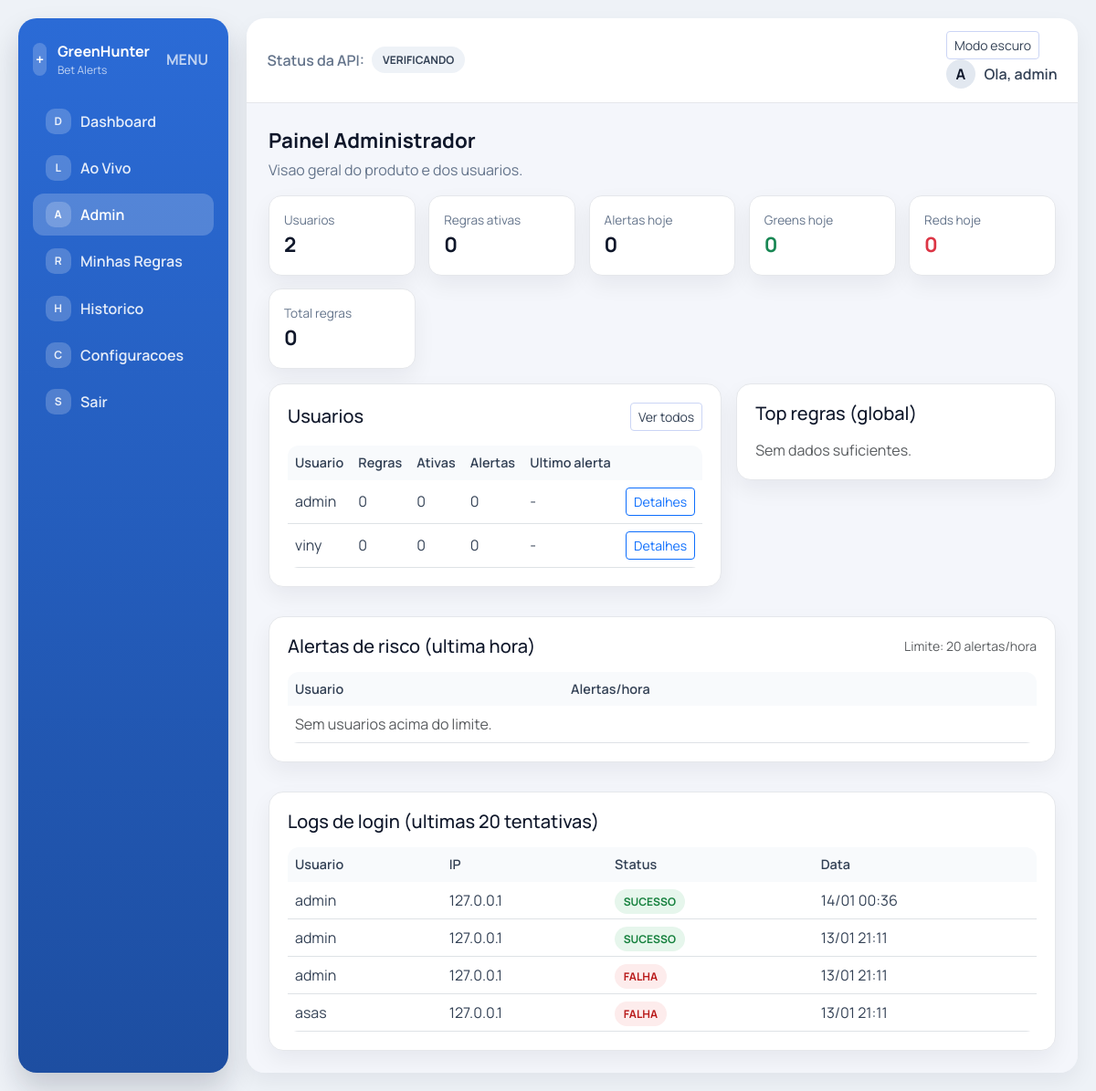
The app's page /admin/ (signed in) with its own data.
### app/models.py (models this page shows, shortened)
class User(UserMixin, db.Model):
    id = db.Column(db.Integer, primary_key=True)
    username = db.Column(db.String(80), unique=True, nullable=False)
    email = db.Column(db.String(120), unique=True)
    password_hash = db.Column(db.String(255), nullable=False)
    telegram_token = db.Column(db.String(255))
    telegram_chat_id = db.Column(db.String(64))
    telegram_verified = db.Column(db.Boolean, default=False, nullable=False)
    is_admin = db.Column(db.Boolean, default=False, nullable=False)
    created_at = db.Column(db.DateTime, default=datetime.utcnow, nullable=False)
    rules = db.relationship("Rule", backref="user", cascade="all, delete-orphan")
    alerts = db.relationship("MatchAlert", backref="user", cascade="all, delete-orphan")
    @property
    def is_admin_user(self) -> bool:
        if self.is_admin:
            return True
        return (self.username or "").lower() == "admin"

class LoginAttempt(db.Model):
    id = db.Column(db.Integer, primary_key=True)
    username = db.Column(db.String(80))
    user_id = db.Column(db.Integer, db.ForeignKey("user.id"))
    ip_address = db.Column(db.String(64))
    success = db.Column(db.Boolean, default=False, nullable=False)
    created_at = db.Column(db.DateTime, default=datetime.utcnow, nullable=False)

### app/admin/routes.py (the view, shortened to what this page needs)
@admin_bp.route("/")
@login_required
def dashboard():
    _require_admin()
    now = datetime.utcnow()
    start_day = datetime(now.year, now.month, now.day)
    end_day = start_day + timedelta(days=1)
    total_users = User.query.count()
    total_rules = Rule.query.count()
    active_rules = Rule.query.filter_by(is_active=True).count()
    alerts_today = (
        MatchAlert.query.filter(MatchAlert.created_at >= start_day, MatchAlert.created_at < end_day)
        .count()
    )
    greens_today = (
        MatchAlert.query.filter(MatchAlert.status == "green")
        .filter(MatchAlert.created_at >= start_day, MatchAlert.created_at < end_day)
        .count()
    )
    reds_today = (
        MatchAlert.query.filter(MatchAlert.status == "red")
        .filter(MatchAlert.created_at >= start_day, MatchAlert.created_at < end_day)
        .count()
    )
    rule_counts = {
        row.user_id: {"rules": row.rules, "active_rules": row.active_rules}
        for row in db.session.query(
            Rule.user_id,
            func.count(Rule.id).label("rules"),
            func.sum(case((Rule.is_active == True, 1), else_=0)).label("active_rules"),
        )
        .group_by(Rule.user_id)
        .all()
    }
    alert_counts = {
        row.user_id: {"alerts": row.alerts, "last_alert": row.last_alert}
        for row in db.session.query(
            MatchAlert.user_id,
            func.count(MatchAlert.id).label("alerts"),
            func.max(MatchAlert.created_at).label("last_alert"),
        )
        .group_by(MatchAlert.user_id)
        .all()
    }
    users = []
    for user in User.query.order_by(User.created_at.desc()).all():
        counts = rule_counts.get(user.id, {"rules": 0, "active_rules": 0})
        alerts = alert_counts.get(user.id, {"alerts": 0, "last_alert": None})
        users.append(
            {
                "user": user,
                "rules": counts["rules"] or 0,
                "active_rules": counts["active_rules"] or 0,
                "alerts": alerts["alerts"] or 0,
                "last_alert": alerts["last_alert"],
            }
        )
    rule_stats = {}
    recent_all = (
        MatchAlert.query.filter(MatchAlert.status.in_(["green", "red"]))
        .order_by(MatchAlert.created_at.desc())
        .limit(500)
        .all()
    )
    for alert in recent_all:
        rule_stats.setdefault(alert.rule_id, {"rule": alert.rule, "green": 0, "red": 0})
        if alert.status == "green":
            rule_stats[alert.rule_id]["green"] += 1
        elif alert.status == "red":
            rule_stats[alert.rule_id]["red"] += 1
    top_rules = []
    top_rules.sort(key=lambda x: x["win_rate"], reverse=True)
    top_rules = top_rules[:8]
    since_hour = now - timedelta(hours=1)
    risk_rows = (
        db.session.query(
            MatchAlert.user_id,
            func.count(MatchAlert.id).label("alerts"),
        )
        .filter(MatchAlert.created_at >= since_hour)
        .group_by(MatchAlert.user_id)
        .having(func.count(MatchAlert.id) >= ALERTS_PER_HOUR_THRESHOLD)
        .all()
    )
    risk_users = []
    for row in risk_rows:
        user = User.query.get(row.user_id)
        if not user:
            continue
        risk_users.append({"user": user, "alerts": row.alerts})
    return render_template(
        "admin/dashboard.html",
        total_users=total_users,
        total_rules=total_rules,
        active_rules=active_rules,
        alerts_today=alerts_today,
        greens_today=greens_today,
        reds_today=reds_today,
        users=users,
        top_rules=top_rules,
        risk_users=risk_users,
        alerts_per_hour_threshold=ALERTS_PER_HOUR_THRESHOLD,
        login_attempts=LoginAttempt.query.order_by(LoginAttempt.created_at.desc()).limit(20).all(),
        api_status=get_api_status(),
    )

### app/templates/admin/dashboard.html (shortened to what this page needs)
{% extends "base.html" %}
{% block content %}
<div class="page-header">
  <div>
    <div class="page-title">Painel Administrador</div>
    <div class="page-subtitle">Visao geral do produto e dos usuarios.</div>
  </div>
</div>
<div class="stat-grid mb-3">
  <div class="stat-card">
    <div class="stat-label">Usuarios</div>
    <div class="stat-value">{{ total_users }}</div>
  </div>
  <div class="stat-card">
    <div class="stat-label">Regras ativas</div>
    <div class="stat-value">{{ active_rules }}</div>
  </div>
  <div class="stat-card">
    <div class="stat-label">Alertas hoje</div>
    <div class="stat-value">{{ alerts_today }}</div>
  </div>
  <div class="stat-card">
    <div class="stat-label">Greens hoje</div>
    <div class="stat-value text-success">{{ greens_today }}</div>
  </div>
  <div class="stat-card">
    <div class="stat-label">Reds hoje</div>
    <div class="stat-value text-danger">{{ reds_today }}</div>
  </div>
  <div class="stat-card">
    <div class="stat-label">Total regras</div>
    <div class="stat-value">{{ total_rules }}</div>
  </div>
</div>
<div class="row g-3">
  <div class="col-lg-7">
    <div class="card">
      <div class="card-body">
        <div class="d-flex justify-content-between align-items-center mb-3">
          <h5 class="mb-0">Usuarios</h5>
          <a class="btn btn-sm btn-outline-secondary" href="{{ url_for('admin.users_list') }}">Ver todos</a>
        </div>
        <div class="table-responsive">
          <table class="table table-clean align-middle mb-0">
            <thead>
              <tr>
                <th>Usuario</th>
                <th>Regras</th>
                <th>Ativas</th>
                <th>Alertas</th>
                <th>Ultimo alerta</th>
                <th></th>
              </tr>
            </thead>
            <tbody>
              {% for row in users %}
              <tr>
                <td>{{ row.user.username }}</td>
                <td>{{ row.rules }}</td>
                <td>{{ row.active_rules }}</td>
                <td>{{ row.alerts }}</td>
                <td>{{ row.last_alert.strftime('%d/%m %H:%M') if row.last_alert else '-' }}</td>
                <td class="text-end">
                  <a class="btn btn-sm btn-outline-primary" href="{{ url_for('admin.user_detail', user_id=row.user.id) }}">Detalhes</a>
                </td>
              </tr>
              {% endfor %}
            </tbody>
          </table>
        </div>
      </div>
    </div>
  </div>
  <div class="col-lg-5">
    <div class="card">
      <div class="card-body">
        <h5 class="mb-3">Top regras (global)</h5>
        {% if top_rules %}
          <div class="table-responsive">
            <table class="table table-clean align-middle mb-0">
              <thead>
                <tr>
                  <th>Regra</th>
                  <th>Win rate</th>
                  <th>G/R</th>
                </tr>
              </thead>
              <tbody>
                {% for item in top_rules %}
                <tr>
                  <td>{{ item.rule.name }}</td>
                  <td>{{ item.win_rate }}%</td>
                  <td>{{ item.green }} / {{ item.red }}</td>
                </tr>
                {% endfor %}
              </tbody>
            </table>
          </div>
        {% else %}
          <div class="text-muted">Sem dados suficientes.</div>
        {% endif %}
      </div>
    </div>
  </div>
</div>
<div class="row g-3 mt-3">
  <div class="col-lg-12">
    <div class="card">
      <div class="card-body">
        <div class="d-flex justify-content-between align-items-center mb-3">
          <h5 class="mb-0">Alertas de risco (ultima hora)</h5>
          <span class="text-muted small">Limite: {{ alerts_per_hour_threshold }} alertas/hora</span>
        </div>
        <div class="table-responsive">
          <table class="table table-clean align-middle mb-0">
            <thead>
              <tr>
                <th>Usuario</th>
                <th>Alertas/hora</th>
                <th></th>
              </tr>
            </thead>
            <tbody>
              {% if risk_users|length == 0 %}
              <tr><td colspan="3" class="text-muted">Sem usuarios acima do limite.</td></tr>
              {% endif %}
            </tbody>
          </table>
        </div>
      </div>
    </div>
  </div>
</div>
<div class="row g-3 mt-3">
  <div class="col-lg-12">
    <div class="card">
      <div class="card-body">
        <h5 class="mb-3">Logs de login (ultimas 20 tentativas)</h5>
        <div class="table-responsive">
          <table class="table table-clean align-middle mb-0">
            <thead>
              <tr>
                <th>Usuario</th>
                <th>IP</th>
                <th>Status</th>
                <th>Data</th>
              </tr>
            </thead>
            <tbody>
              {% for attempt in login_attempts %}
              <tr>
                <td>{{ attempt.username or '-' }}</td>
                <td>{{ attempt.ip_address or '-' }}</td>
                <td>
                  {% if attempt.success %}
                    <span class="badge-status badge-on">Sucesso</span>
                  {% else %}
                    <span class="badge-status badge-off">Falha</span>
                  {% endif %}
                </td>
                <td>{{ attempt.created_at.strftime('%d/%m %H:%M') }}</td>
              </tr>
              {% endfor %}
            </tbody>
          </table>
        </div>
      </div>
    </div>
  </div>
</div>
{% endblock %}

### app/templates/base.html (shortened to what this page needs)
<!doctype html>
<html lang="pt-br">
  <head>
    <link
      href="https://cdn.jsdelivr.net/npm/bootstrap@5.3.2/dist/css/bootstrap.min.css"
      rel="stylesheet"
    >
    <link rel="stylesheet" href="{{ url_for('static', filename='app.css') }}">
  </head>
  <body>
    {% if current_user.is_authenticated %}
    <div class="app-shell">
      <aside class="sidebar">
        <div class="sidebar-brand">
          <div class="brand-icon">+</div>
          <div class="brand-text">
            <div class="brand-title">GreenHunter</div>
            <div class="brand-sub">Bet Alerts</div>
          </div>
          <button class="sidebar-toggle" type="button">MENU</button>
        </div>
        <nav class="sidebar-nav">
          <a class="nav-link {% if request.endpoint == 'main.dashboard' %}active{% endif %}" href="{{ url_for('main.dashboard') }}">
            <span class="nav-icon">D</span> Dashboard
          </a>
          <a class="nav-link {% if request.endpoint == 'main.live' %}active{% endif %}" href="{{ url_for('main.live') }}">
            <span class="nav-icon">L</span> Ao Vivo
          </a>
          {% if current_user.is_admin_user %}
          <a class="nav-link {% if request.endpoint == 'admin.dashboard' %}active{% endif %}" href="{{ url_for('admin.dashboard') }}">
            <span class="nav-icon">A</span> Admin
          </a>
          {% endif %}
          <a class="nav-link {% if request.endpoint in ['rules.list_rules','rules.create_rule','rules.edit_rule'] %}active{% endif %}" href="{{ url_for('rules.list_rules') }}">
            <span class="nav-icon">R</span> Minhas Regras
          </a>
          <a class="nav-link {% if request.endpoint == 'history.history' %}active{% endif %}" href="{{ url_for('history.history') }}">
            <span class="nav-icon">H</span> Historico
          </a>
          <a class="nav-link {% if request.endpoint == 'settings.settings' %}active{% endif %}" href="{{ url_for('settings.settings') }}">
            <span class="nav-icon">C</span> Configuracoes
          </a>
          <a class="nav-link" href="{{ url_for('auth.logout') }}">
            <span class="nav-icon">S</span> Sair
          </a>
        </nav>
      </aside>
      <div class="main-area">
        <header class="topbar">
          <div class="topbar-left">
            <div class="status-block">
              <span>Status da API:</span>
              <span class="status-pill status-wait" id="api-status">Verificando</span>
            </div>
          </div>
          <div class="topbar-right">
            <button class="btn btn-sm btn-outline-secondary me-2" type="button" id="theme-toggle">Modo escuro</button>
            <div class="user-chip">
              <div class="user-avatar">{{ (current_user.username[:1] if current_user.username else 'U')|upper }}</div>
              <div class="user-name">Ola, {{ current_user.username }}</div>
            </div>
          </div>
        </header>
        <main class="content">
    {% else %}
    <main class="container py-5 auth-shell">
    {% endif %}
      {% block content %}{% endblock %}
    </main>
    {% if current_user.is_authenticated %}
      </div>
    </div>
    {% endif %}
  </body>
</html>

### records on screen
User: username "A", username "admin", user.username "admin"
User: user.username "viny"
LoginAttempt: username "admin", ip_address "127.0.0.1", success "SUCESSO", created_at "14/01 00:36"
LoginAttempt: username "admin", ip_address "127.0.0.1", success "SUCESSO", created_at "13/01 21:11"
LoginAttempt: username "admin", ip_address "127.0.0.1", success "FALHA", created_at "13/01 21:11"
LoginAttempt: username "asas", ip_address "127.0.0.1", success "FALHA", created_at "13/01 21:11"

### other values on screen
{{ total_users }} "2"
{{ active_rules }} "0"
{{ alerts_today }} "0"
{{ greens_today }} "0"
{{ reds_today }} "0"
{{ total_rules }} "0"
{{ row.rules }} "0" "0"
{{ row.active_rules }} "0" "0"
{{ row.alerts }} "0" "0"
{{ row.last_alert.strftime('%d/%m %H:%M') if row.last_alert else '-' }} "-" "-"
{{ alerts_per_hour_threshold }} "20"
